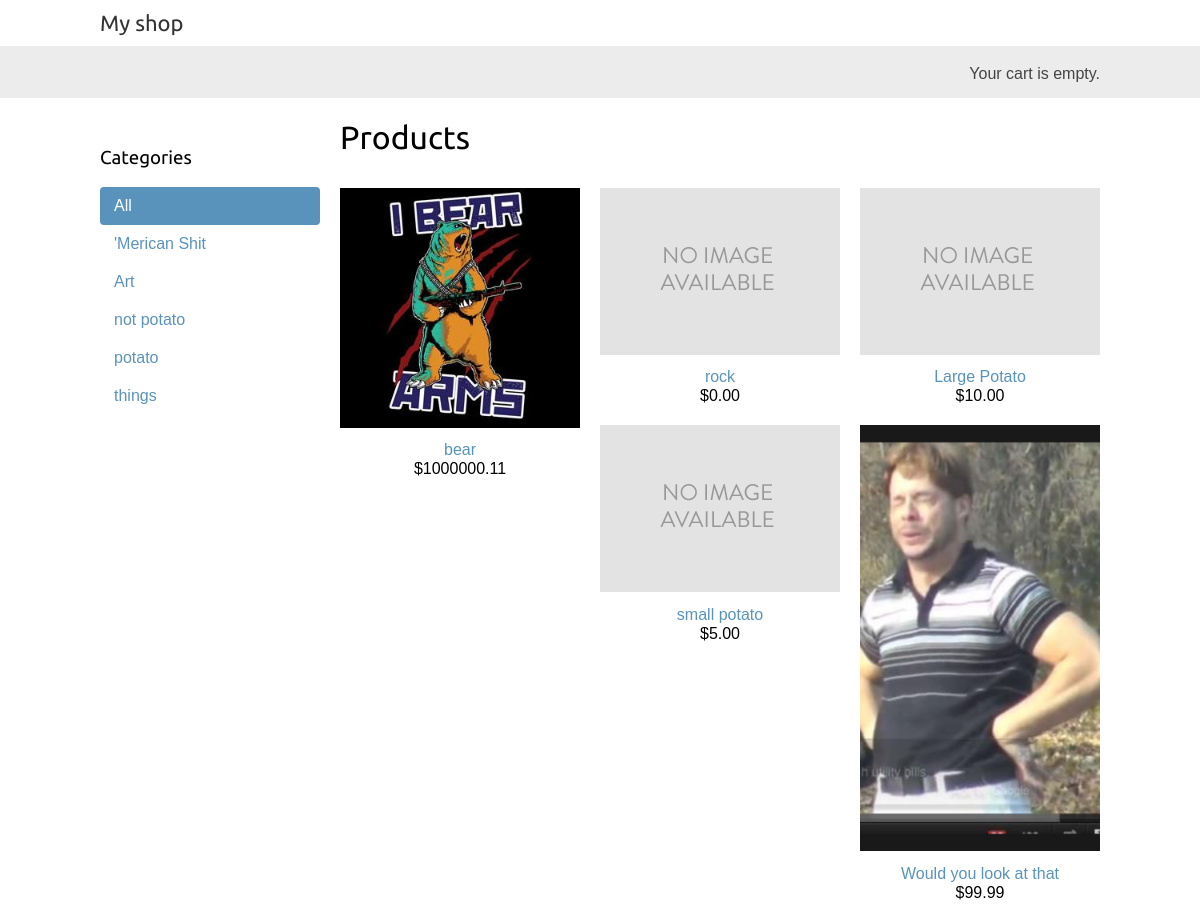
The page / on the database its author committed.
### shop/models.py (models this page shows, shortened)
class Category(models.Model):
	name = models.CharField(max_length=200, db_index=True)
	slug = models.SlugField(max_length=200, db_index=True, unique=True)
	class Meta:
		ordering = ('name',)
		verbose_name = 'category'
		verbose_name_plural = 'categories'
	def get_absolute_url(self):
		return reverse('shop:product_list_by_category',
						args=[self.slug])

class Product(models.Model):
	category = models.ForeignKey(Category, related_name='products')
	name = models.CharField(max_length=200, db_index=True)
	slug = models.SlugField(max_length=200, db_index=True)
	image = models.ImageField(upload_to='products/%Y/%m/%d', blank=True)
	description = models.TextField(blank=True)
	price = models.DecimalField(max_digits=10, decimal_places=2)
	stock = models.PositiveIntegerField()
	available = models.BooleanField(default=True)
	created = models.DateTimeField(auto_now_add=True)
	updated = models.DateTimeField(auto_now=True)
	class Meta:
		ordering = ('-created',)
		index_together = (('id', 'slug'),)
	def get_absolute_url(self):
		return reverse('shop:product_detail', args=[self.id, self.slug])

### shop/views.py (the view)
# urls.py: url(r'^$', views.product_list, name='product_list'),
def product_list(request, category_slug=None):
	category = None
	categories = Category.objects.all()
	products = Product.objects.filter(available=True)
	if category_slug:
		category = get_object_or_404(Category, slug=category_slug)
		products = products.filter(category=category)
	return render(request,
					'shop/product/list.html',
					{'category': category,
					'categories': categories,
					'products': products})

### cart/cart.py (called while the page is built)
	def __len__(self):
		return sum(item['quantity'] for item in self.cart.values())

### cart/context_processors.py (called while the page is built)
def cart(request):
	return {'cart': Cart(request)}

### shop/templates/shop/product/list.html (shortened to what this page needs)
{% extends "shop/base.html" %}
{% load static %}
{% block content %}
	<div id="sidebar">
		<h3>Categories</h3>
		<ul>
			<li {% if not category %}class="selected"{% endif %}>
				<a href="{% url "shop:product_list" %}">All</a>
			</li>
			{% for c in categories %}
			<li {% if category.slug == c.slug %}class="selected"{% endif %}>
				<a href="{{ c.get_absolute_url }}">{{ c.name }}</a>
			</li>
			{% endfor %}
		</ul>
	</div>
	<div id="main" class="product-list">
		<h1>{% if category %}{{ category.name }}{% else %}Products{% endif %}</h1>
		{% for product in products %}
			<div class="item">
				<a href="{{ product.get_absolute_url }}">
					<img src="{% if product.image %}{{ product.image.url }}{% else %}{% static "img/no_image.png" %}{% endif %}">
				</a>
				<a href="{{ product.get_absolute_url }}">{{ product.name }}</a><br>
				${{ product.price }}
			</div>
		{% endfor %}
	</div>
{% endblock %}

### shop/static/css/base.css (style rules this page uses)
body { margin:0; padding:0; font-family:helvetica, sans-serif; }
h1, h2, h3, h4, h5 , h6 { font-family: 'Ubuntu', sans-serif; font-weight:normal; }
a { text-decoration:none; color:#5993bb; }
#sidebar { width:220px; padding:30px 20px 0 0; float:left; }
#sidebar ul { margin:0; padding:0; }
#sidebar ul li { margin:0; list-style:none; padding:10px 14px; }
#sidebar ul li a { display:block; }
#sidebar ul li.selected { background:#5993bb; border-radius:4px; }
#sidebar ul li.selected a { color:#fff; }
#main { float:left; width: 96%; margin-right:-220px; overflow:hidden; }
.product-list .item { width:25%; padding:10px 20px 10px 0; float:left; text-align:center; line-height:1.2; }
.product-list .item img { width:100%; margin-bottom:8px; }

### rows shown on the page
Category: name "'Merican Shit"
Category: name "Art"
Category: name "not potato"
Category: name "potato"
Category: name "things"
Product: image (picture), name "bear", price "1000000.11"
Product: name "rock", price "0.00"
Product: name "Large Potato", price "10.00"
Product: name "small potato", price "5.00"
Product: image (picture), name "Would you look at that", price "99.99"
